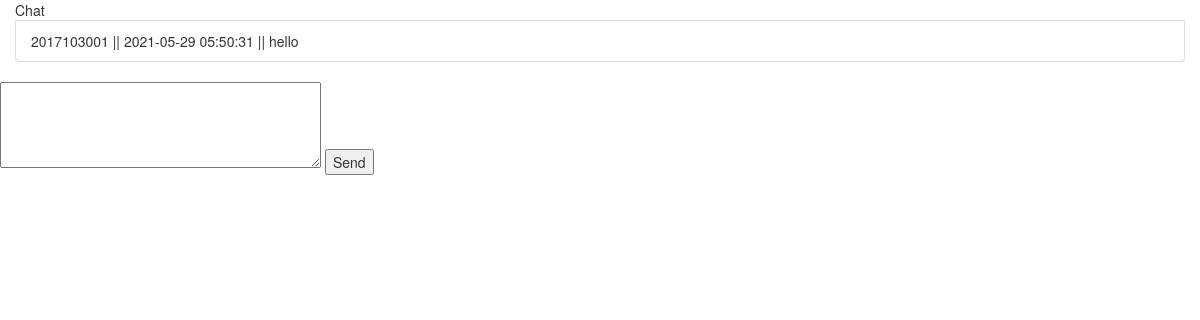
The app's page /chat.php, older data.
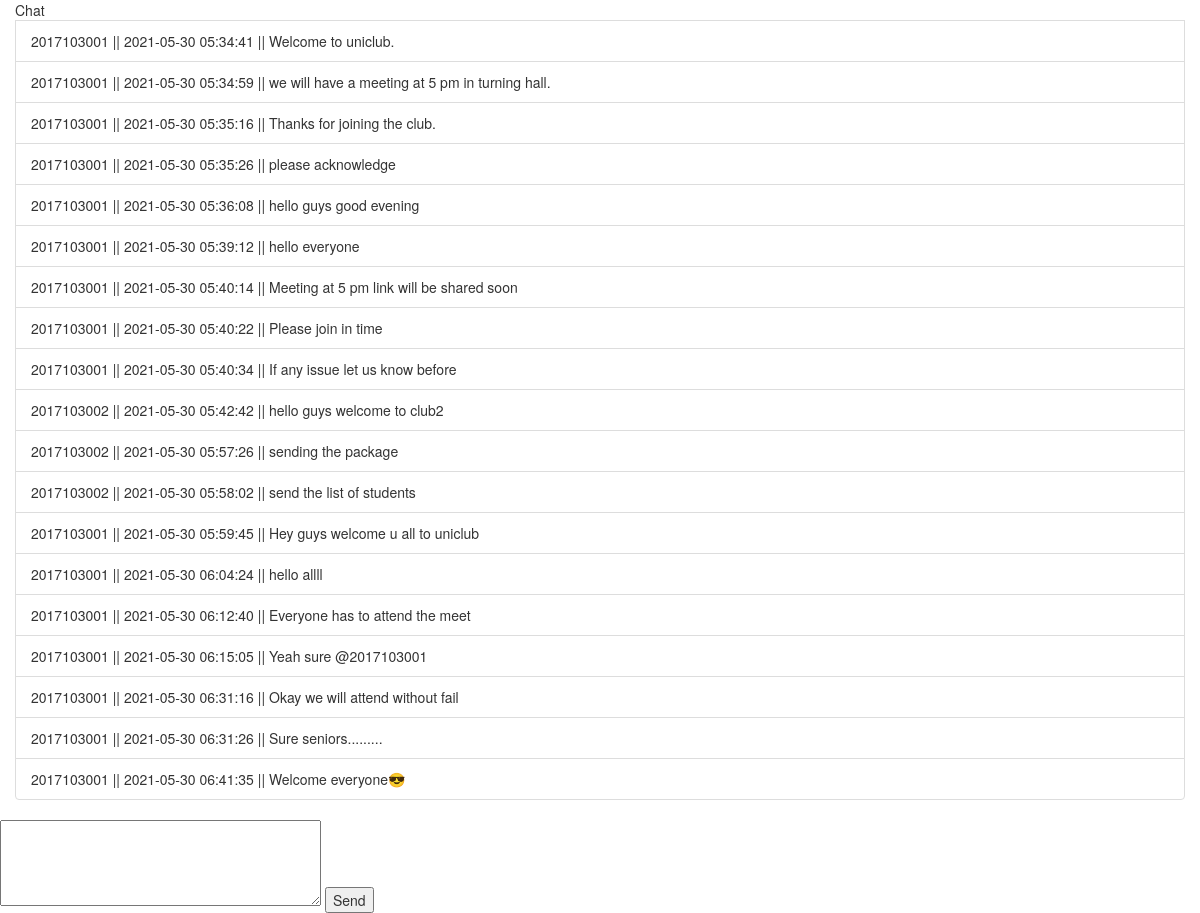
The same page, newer data.
### tables this page shows
CREATE TABLE `chat` (
  `id` int(11) NOT NULL,
  `dt` timestamp NOT NULL DEFAULT current_timestamp() ON UPDATE current_timestamp(),
  `message` text DEFAULT NULL,
  `roll_no` varchar(10) NOT NULL
);

### chat.php (the view, shortened to what this page needs)
<!doctype html>
<html lang="en">
  <head>
  <link rel="stylesheet" href="https://maxcdn.bootstrapcdn.com/bootstrap/3.4.1/css/bootstrap.min.css">
  </head>
<?php
include "db.php";
$query = "SELECT * FROM chat";
$result = mysqli_query($con,$query);?>
<div class="card container-fluid ideasd">
<ul class="list-group list-group-flush">
<div class="card-header feature">Chat</div>
    <?php
    while($row = mysqli_fetch_assoc($result)){
    ?>
    <li class  ="list-group-item"><?php echo $row['roll_no']." || ";?><?php echo $row['dt']." || ";?><?php echo $row['message'];?></li>
    <?php } ?>
</ul>
</div>
<form>
<textarea id="message" name="message" rows="4" cols="40">
</textarea>
<button class = "btn-btn-info" onclick = "send()">Send</button>
</form>

Row changes from the older to the newer data that the page shows:
removed chat: roll_no "2017103001", dt "2021-05-29 05:50:31", message "hello"
added chat: roll_no "2017103001", dt "2021-05-30 05:34:41", message "Welcome to uniclub."
added chat: roll_no "2017103001", dt "2021-05-30 05:34:59", message "we will have a meeting at 5 pm in turning hall."
added chat: roll_no "2017103001", dt "2021-05-30 05:35:16", message "Thanks for joining the club."
added chat: roll_no "2017103001", dt "2021-05-30 05:35:26", message "please acknowledge"
added chat: roll_no "2017103001", dt "2021-05-30 05:36:08", message "hello guys good evening"
added chat: roll_no "2017103001", dt "2021-05-30 05:39:12", message "hello everyone"
added chat: roll_no "2017103001", dt "2021-05-30 05:40:14", message "Meeting at 5 pm link will be shared soon"
added chat: roll_no "2017103001", dt "2021-05-30 05:40:22", message "Please join in time"
added chat: roll_no "2017103001", dt "2021-05-30 05:40:34", message "If any issue let us know before"
added chat: roll_no "2017103002", dt "2021-05-30 05:42:42", message "hello guys welcome to club2"
added chat: roll_no "2017103002", dt "2021-05-30 05:57:26", message "sending the package"
added chat: roll_no "2017103002", dt "2021-05-30 05:58:02", message "send the list of students"
added chat: roll_no "2017103001", dt "2021-05-30 05:59:45", message "Hey guys welcome u all to uniclub"
added chat: roll_no "2017103001", dt "2021-05-30 06:04:24", message "hello allll"
added chat: roll_no "2017103001", dt "2021-05-30 06:12:40", message "Everyone has to attend the meet"
added chat: roll_no "2017103001", dt "2021-05-30 06:15:05", message "Yeah sure @2017103001"
added chat: roll_no "2017103001", dt "2021-05-30 06:31:16", message "Okay we will attend without fail"
added chat: roll_no "2017103001", dt "2021-05-30 06:31:26", message "Sure seniors........."
added chat: roll_no "2017103001", dt "2021-05-30 06:41:35", message "Welcome everyone😎"
